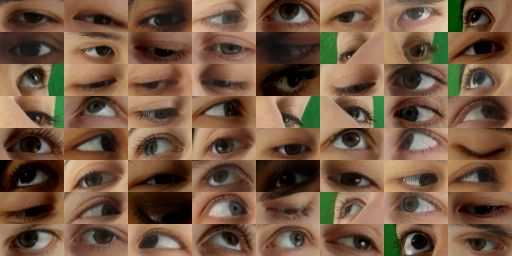
#> input picture _assets/ethxgaze_samples.png, 512 x 256 px
$ python -i utils.py   (imports and definitions only)
#> lines starting #> are read from the running program, lines starting #| are printed output that depends on the picture
import cv2
import numpy as np
import scipy.io as sio


# [10 lines left out: function get_annotation_dict_in_day, not called in this run]


def get_cameraMatrix(calibration_fp):
    cameraCalib = sio.loadmat(calibration_fp)
    return cameraCalib['cameraMatrix']


# [6 lines left out: function get_headpose, not called in this run]


def get_facemodel(facemodel_path='6 points-based face model.mat'):
    face_model = sio.loadmat(facemodel_path)
    return face_model['model']


# [10 lines left out: functions calculate_Fc, calculate_eye_position, not called in this run]


def get_gaze_target(annotation):
    gaze_target = np.asarray([float(i) for i in annotation[26:29]])
    return gaze_target


# [13 lines left out: function get_theta_phi, not called in this run]


def read_img(img_file, CLAHE=True, clahe=None):
#> called with img_file = '../_assets/ethxgaze_samples.png', CLAHE = True
    img_ori = cv2.imread(img_file)
#> img_ori is the input picture: shape (256, 512, 3); mean B, G, R 65.5, 88, 116.1
    img_ori = cv2.cvtColor(img_ori, cv2.COLOR_BGR2RGB)

    if CLAHE:
        if not clahe:
            clahe = cv2.createCLAHE(clipLimit=2.0, tileGridSize=(8, 8))
        # hist equalization
        b, g, r = cv2.split(img_ori)
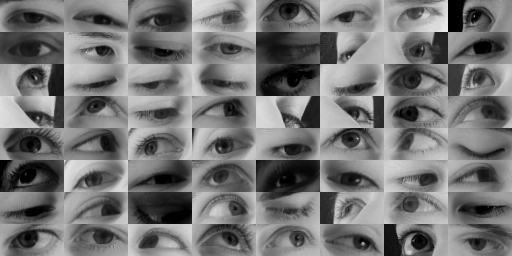
#> b: shape (256, 512); min 0, max 235, mean 116.1
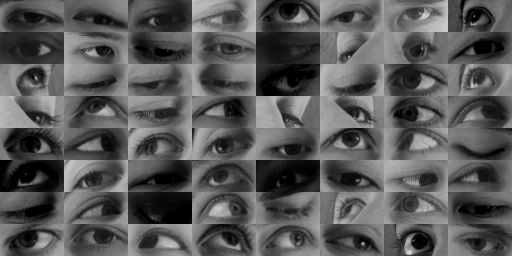
#> g: shape (256, 512); min 0, max 217, mean 88
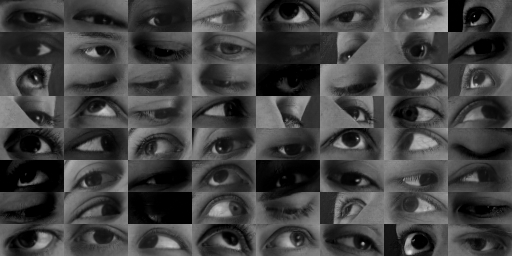
#> r: shape (256, 512); min 0, max 223, mean 65.5
        b_eq_hist = clahe.apply(b)
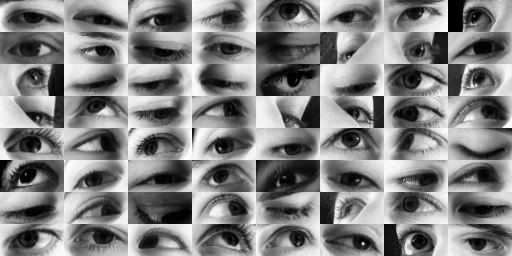
#> b_eq_hist: shape (256, 512); min 0, max 255, mean 129.7
        g_eq_hist = clahe.apply(g)
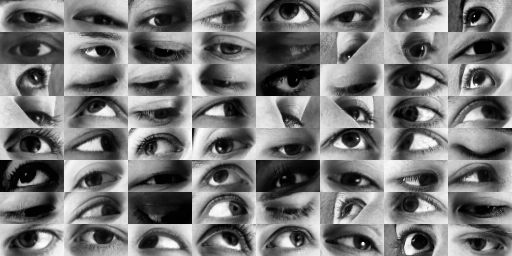
#> g_eq_hist: shape (256, 512); min 1, max 255, mean 119.5
        r_eq_hist = clahe.apply(r)
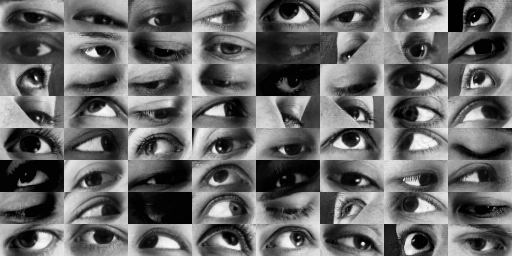
#> r_eq_hist: shape (256, 512); min 0, max 249, mean 104.7
        img = cv2.merge((b_eq_hist, g_eq_hist, r_eq_hist))
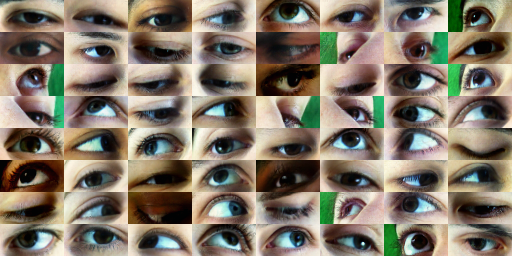
#> img: shape (256, 512, 3); mean R, G, B 129.7, 119.5, 104.7
    else:
        img = img_ori
    return img


# [62 lines left out: functions normalizeImg, get_eyes_image, not called in this run]

>>> result = read_img('../_assets/ethxgaze_samples.png')

$ run again, on _assets/eth-gaze-correction.png
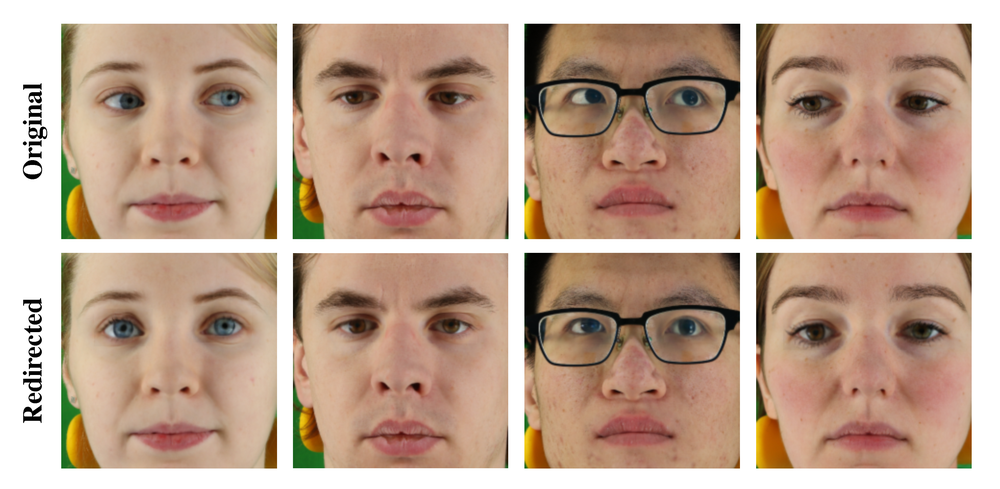
#> input picture _assets/eth-gaze-correction.png, 1000 x 489 px, shrunk from 3707 x 1814 before the run
#> in read_img, img_ori is the input picture: shape (489, 1000, 3); mean B, G, R 144.3, 163.5, 191.5
#> in read_img, `r_eq_hist = clahe.apply(r)`:
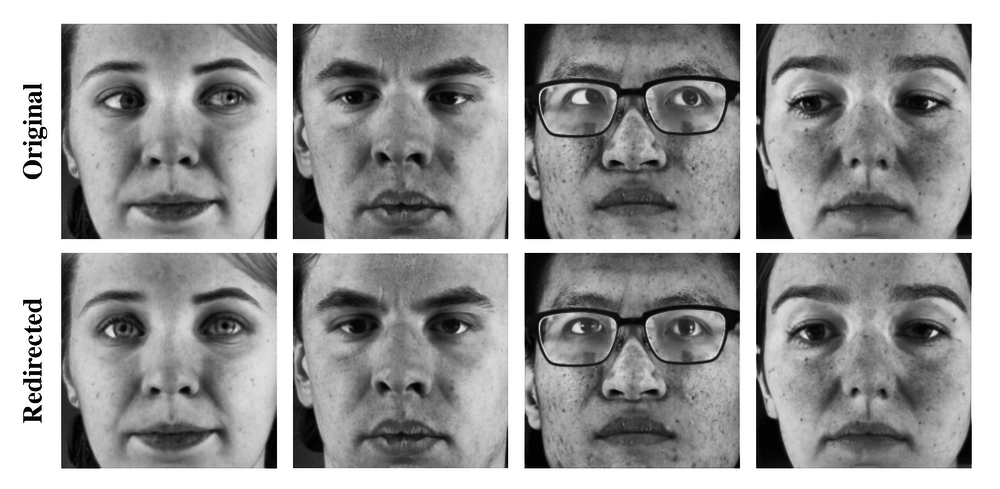
#> r_eq_hist: shape (489, 1000); min 1, max 255, mean 156.1
#> in read_img, `img = cv2.merge((b_eq_hist, g_eq_hist, r_eq_hist))`:
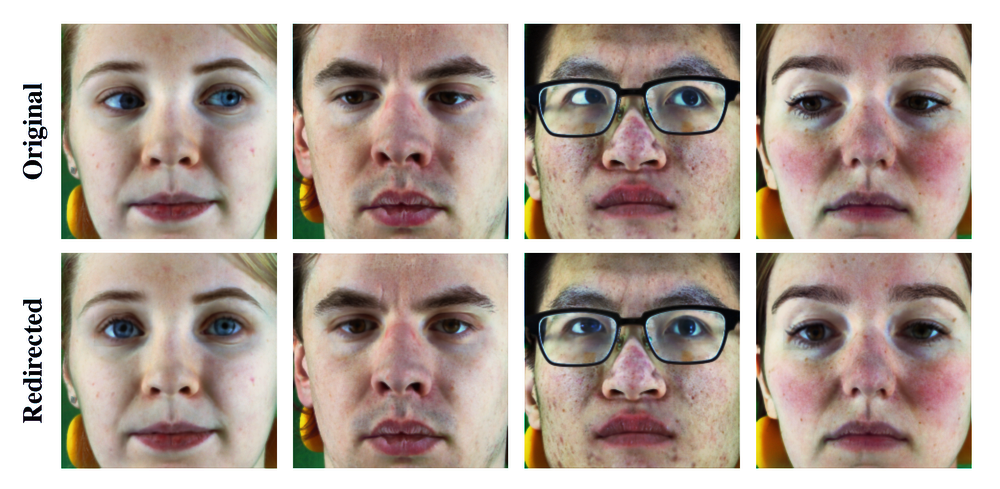
#> img: shape (489, 1000, 3); mean R, G, B 180.7, 165.2, 156.1

$ run again, on _assets/eth-xgaze-full-face-edit.png
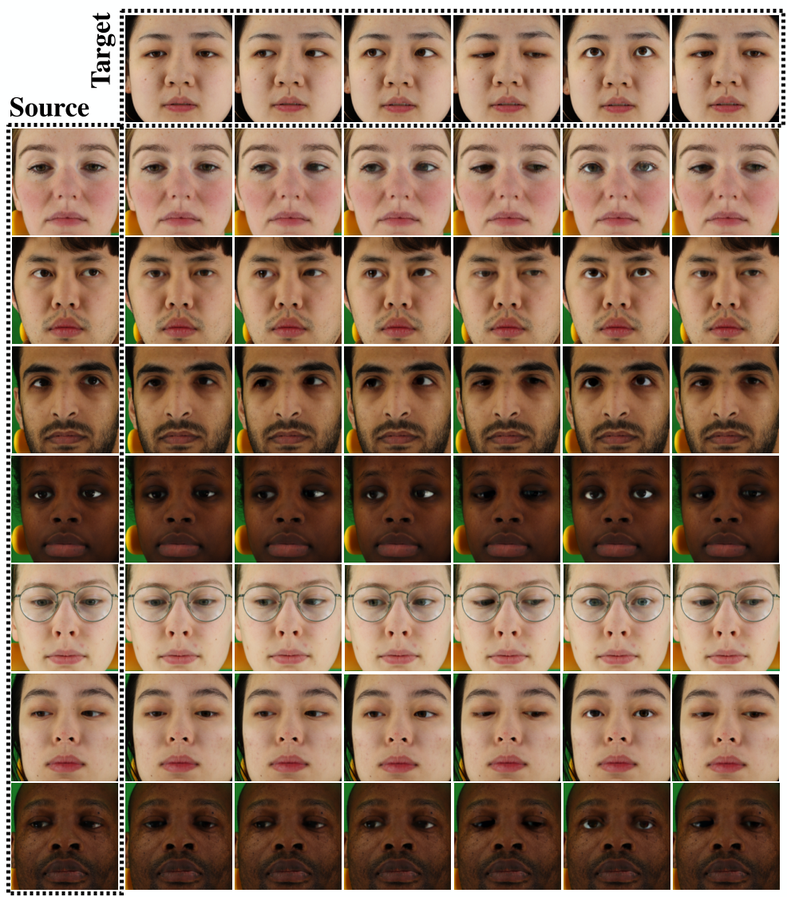
#> input picture _assets/eth-xgaze-full-face-edit.png, 787 x 897 px, shrunk from 986 x 1124 before the run
#> in read_img, img_ori is the input picture: shape (897, 787, 3); mean B, G, R 91.6, 114.3, 145.3
#> in read_img, `r_eq_hist = clahe.apply(r)`:
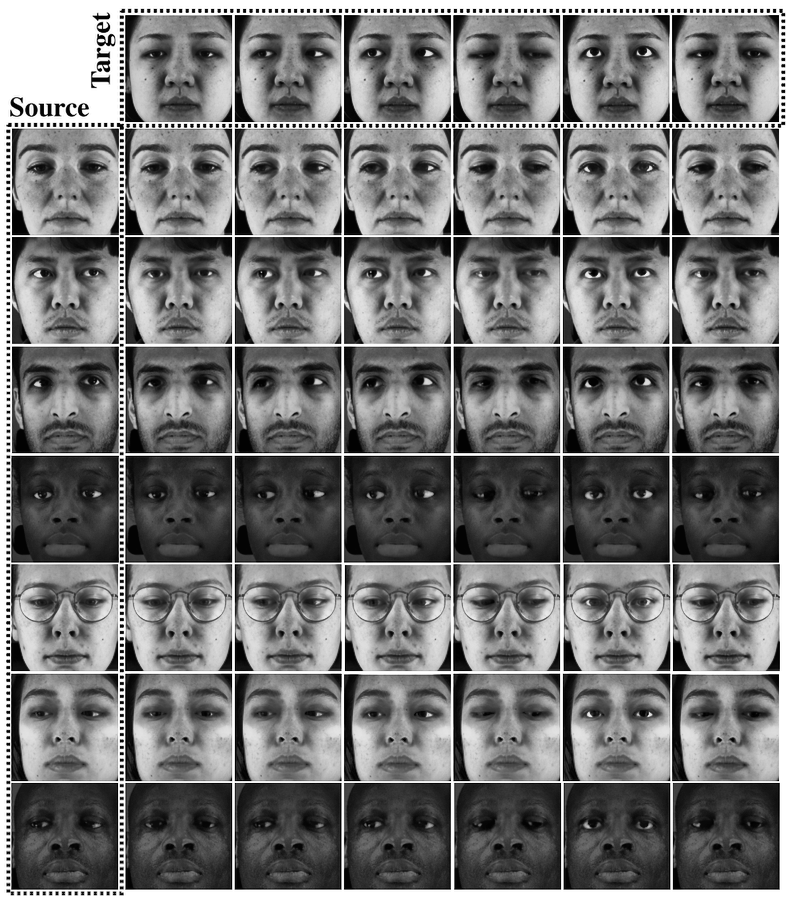
#> r_eq_hist: shape (897, 787); min 0, max 255, mean 117.5
#> in read_img, `img = cv2.merge((b_eq_hist, g_eq_hist, r_eq_hist))`:
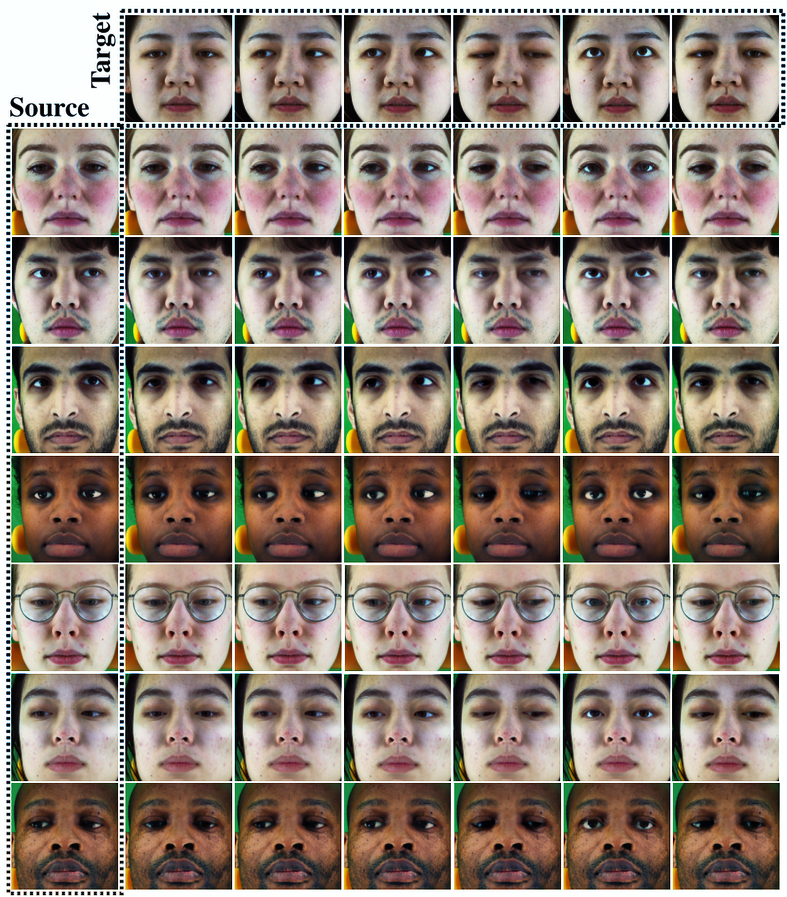
#> img: shape (897, 787, 3); mean R, G, B 145.2, 129.4, 117.5

$ run again, on _assets/mpii_samples.png
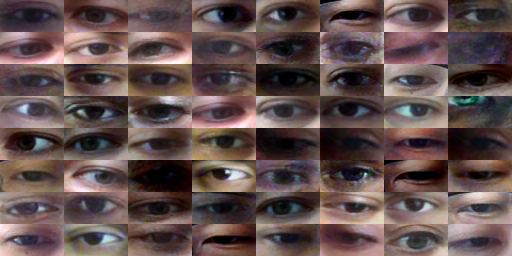
#> input picture _assets/mpii_samples.png, 512 x 256 px
#> in read_img, img_ori is the input picture: shape (256, 512, 3); mean B, G, R 77.5, 78.9, 97.6
#> in read_img, `img = cv2.merge((b_eq_hist, g_eq_hist, r_eq_hist))`:
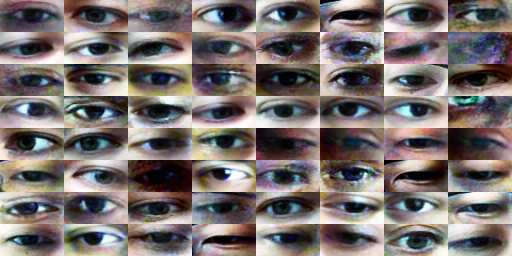
#> img: shape (256, 512, 3); mean R, G, B 120.9, 112, 110.6
